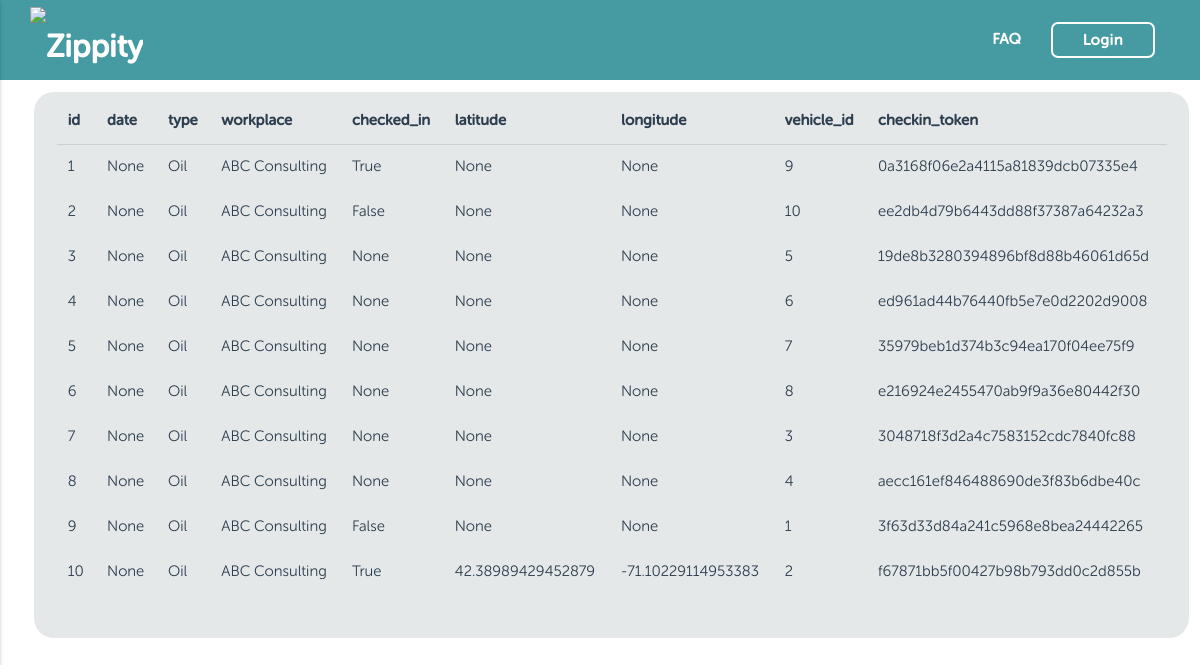
/index, run on the app's committed database.
### app/models/main.py (models this page shows, shortened)
class BaseMixin(object):
    id = db.Column(db.Integer, primary_key=True)

class Services(BaseMixin, db.Model):
    date = db.Column(db.DATE)
    type = db.Column(db.VARCHAR(128))
    workplace = db.Column(db.VARCHAR(128))
    checked_in = db.Column(db.Boolean)
    latitude = db.Column(db.Float)
    longitude = db.Column(db.Float)
    vehicle_id = db.Column(db.Integer, db.ForeignKey('vehicle.id'))
    checkin_token = db.Column(db.String(length=32), default=uuid.uuid4().hex)

### app/routes/main/routes.py (the view)
@main.route('/')
@main.route('/index')
def index():
    services = db.session.query(Services).limit(10).all()
    return render_template("services_table.html", columnHeaders=Services.__mapper__.c.keys(), services=services)

### app/templates/services_table.html (shortened to what this page needs)
{% extends 'base.html' %}
{% block content %}
    <div class="row">
        <div class="table-responsive">
            <table class="table table-hover table-borderless">
                <thead>
                <tr>
                    {% for header in columnHeaders %}
                        <th>{{ header }}</th>
                    {% endfor %}
                </tr>
                </thead>
                <tbody>
                {% for service in services %}
                    <tr>
                        {% for header in columnHeaders %}
                            <td>{{ service[header] }}</td>
                        {% endfor %}
                    </tr>
                {% endfor %}
                </tbody>
            </table>
        </div>
    </div>
{% endblock content %}

### app/templates/base.html (shortened to what this page needs)
<!DOCTYPE html>
<html lang="en">
<head>
    <link rel="stylesheet" href="https://stackpath.bootstrapcdn.com/bootstrap/4.1.1/css/bootstrap.min.css"
>
    <link rel="stylesheet" type="text/css" href="{{ url_for('static', filename='css/animate.css') }}">
    <link rel="stylesheet" type="text/css" href="{{ url_for('static', filename='css/materialize.css') }}">
    <link rel="stylesheet" type="text/css" href="{{ url_for('static', filename='css/zippity.css') }}">
</head>
<body>
<div class="zippity-header">
    <div class="container-fluid">
        <nav>
            <div class="nav-wrapper">
                <div class="col-auto"><a href="https://zippitycars.com" class="brand-logo" target="_blank">
                    <ul>
                        <li><img src="https://zippity.imgix.net/zippity-logo-white.png?auto=format,compress"
                                 alt="Zippity"></li>
                    </ul>
                </a>
                    <ul class="right hide-on-med-and-down">
                        <li target="_blank"><a href="https://zippitycars.com/faq">FAQ</a></li>
                        <li><a href="/login">
                            <button class="btn">Login</button>
                        </a></li>
                    </ul>
                </div>
            </div>
        </nav>
    </div>
</div>
<div class="pl-4 pr-4">
    <div class="container-fluid clearfix grey-splash pl-4 pr-4 p-2" id="pricing">
        {% block content %}
        {% endblock content %}
    </div>
</div>
</body>
</html>

### app/static/css/zippity.css (style rules this page uses)
body { display: flex; min-height: 100vh; flex-direction: column; }
body { font-family: 'Museo Sans Rounded', sans-serif; }
.zippity-header { background-color: #459ba1; height: 80px; }
.zippity-header button, .zippity-header button:focus { background-color: #459ba1; box-shadow: 0 0 0 0; border: 2px solid #ffffff; font-size: 15px; line-height: 15px; font-weight: 800; }
nav, nav .nav-wrapper i, nav li { height: 80px; line-height: 80px; }
nav a { font-weight: 800; }
.brand-logo img { max-height: 80px; padding: 5px 0; }

### data on the page
Services: id "1" "None" "Oil" "ABC Consulting" "True" "None" "None" "9" "0a3168f06e2a4115a81839dcb07335e4"
Services: id "2" "None" "Oil" "ABC Consulting" "False" "None" "None" "10" "ee2db4d79b6443dd88f37387a64232a3"
Services: id "3" "None" "Oil" "ABC Consulting" "None" "None" "None" "5" "19de8b3280394896bf8d88b46061d65d"
Services: id "4" "None" "Oil" "ABC Consulting" "None" "None" "None" "6" "ed961ad44b76440fb5e7e0d2202d9008"
Services: id "5" "None" "Oil" "ABC Consulting" "None" "None" "None" "7" "35979beb1d374b3c94ea170f04ee75f9"
Services: id "6" "None" "Oil" "ABC Consulting" "None" "None" "None" "8" "e216924e2455470ab9f9a36e80442f30"
Services: id "7" "None" "Oil" "ABC Consulting" "None" "None" "None" "3" "3048718f3d2a4c7583152cdc7840fc88"
Services: id "8" "None" "Oil" "ABC Consulting" "None" "None" "None" "4" "aecc161ef846488690de3f83b6dbe40c"
Services: id "9" "None" "Oil" "ABC Consulting" "False" "None" "None" "1" "3f63d33d84a241c5968e8bea24442265"
Services: id "10" "None" "Oil" "ABC Consulting" "True" "42.38989429452879" "-71.10229114953383" "2" "f67871bb5f00427b98b793dd0c2d855b"

### other printed values
{{ header }} "id" "date" "type" "workplace" "checked_in" "latitude" "longitude" "vehicle_id" "checkin_token"
